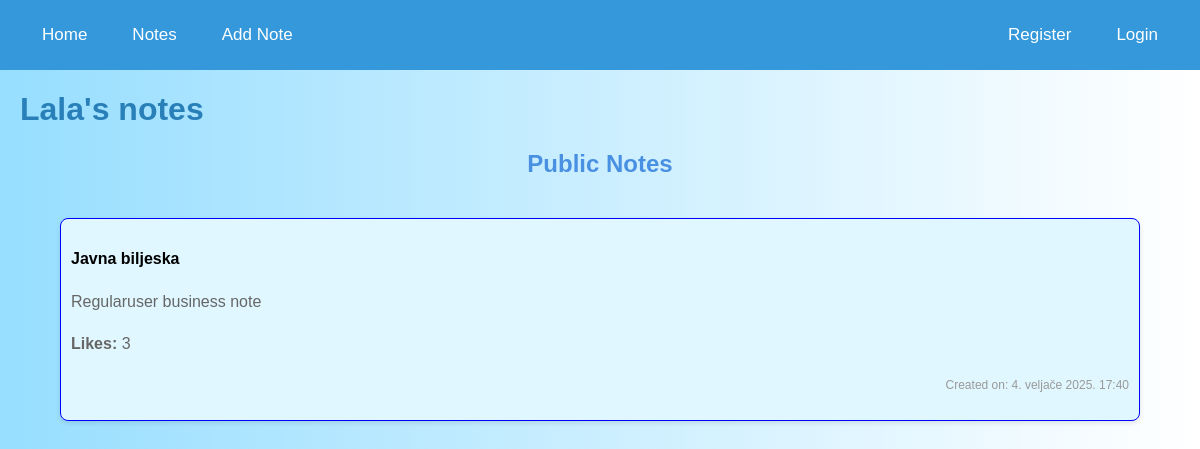
The page /accounts/profile/2 on the database its author committed.
### accounts/models.py (models this page shows, shortened)
class CustomUser(AbstractUser):
    class Types(models.TextChoices):
        ADMIN = "ADMIN", "Admin"
        SUPERUSER = "SUPERUSER", "Superuser"
        REGULARUSER = "REGULARUSER", "Regularuser"
    type = models.CharField(
        max_length=20, choices=Types.choices, default=Types.ADMIN
    )
    theme = models.CharField(max_length=10, choices=[("light", "Light"), ("dark", "Dark")], default="light")
    email = models.EmailField(unique=True, max_length=50)
    username = models.CharField(unique=True, max_length=20)
    note = models.TextField(max_length=200, null=True, blank=True)
    USERNAME_FIELD = "email"
    REQUIRED_FIELDS = ["username"]

### notes/models.py (models this page shows, shortened)
class Note(models.Model):
    ROLE_CHOICES = [
        ('hobbies', 'Hobbies'),
        ('movies', 'Movies'),
        ('school', 'School'),
        ('work', 'Work'),
        ('music', 'Music'),
        ('personal', 'Personal'),
    ]
    CATEGORY_CHOICES = [
        ('business', 'Business'),
        ('personal', 'Personal'),
    ]
    user = models.ForeignKey('accounts.CustomUser', on_delete=models.CASCADE, null=True, blank=True, related_name='notes')
    title = models.CharField(max_length=200)
    content = models.TextField()
    pub_date = models.DateTimeField(auto_now_add=True)
    likes = models.PositiveIntegerField(default=0)
    private_notes = models.ManyToManyField(PrivateNoteModel, blank=True)
    is_public = models.BooleanField(default=True)
    is_important = models.BooleanField(default=False)
    is_locked = models.BooleanField(default=False)
    password = models.CharField(max_length=100, null=True, blank=True)
    completed = models.BooleanField(default=False)
    is_private = models.BooleanField(default=False)
    role = models.CharField(max_length=20, choices=ROLE_CHOICES, blank=True, null=True)
    approved = models.BooleanField(default=False)
    category = models.CharField(max_length=20, choices=CATEGORY_CHOICES, default='personal', blank=True, null=True)

### accounts/views.py (the view)
# urls.py: path('profile/<int:user_id>', views.profile, name="profile"),
def profile(request, user_id):
    user = get_object_or_404(CustomUser, pk=user_id)
    try:
        account = user.account
    except Account.DoesNotExist:
        account = None
    regular_user = account.regular_user if account else None
    superuser = account.superuser if account else None
    notes = Note.objects.filter(user=user)
    notes = Note.objects.filter(user=user)
    public_notes = notes.filter(is_public=True).order_by('-is_important', '-pub_date')
    if request.user == user:
        private_notes = notes.filter(is_private=True).order_by('-pub_date')
    else:
        private_notes = None
    context = {
        'profile_user': user,
        'account': account,
        'regular_user': regular_user,
        'superuser': superuser,
        'private_notes': private_notes,
        'public_notes': public_notes,
    }
    return render(request, 'accounts/profile.html', context)

### accounts/templates/accounts/profile.html (shortened to what this page needs)
{% extends 'notes/base.html' %}
{% block content %}
  <h1>{{ profile_user.username }}'s notes</h1>
    <h2>Public Notes</h2>
          {% for note in public_notes %}
                      <div class="note {% if note.category == 'business' %} business-note {% elif note.category == 'personal' %} personal-note {% endif %}">
                          <h4>{{ note.title }}</h4>
                          <p>{{ note.content }}</p>
                          <p><strong>Likes:</strong> {{ note.likes }}</p>
                          <p><small>Created on: {{ note.pub_date }}</small></p>
                      </div>
          {% empty %}
              <p class="no-public-notes">No public notes available.</p>
          {% endfor %}
{% endblock %}

### notes/static/app/notes.css (style rules this page uses)
body { background: linear-gradient(to bottom, white, #b3e5fc); color: #2c3e50; font-family: Arial, sans-serif; margin: 0; padding: 0; }
h1, h2 { color: #2980b9; font-weight: bold; }
body { font-family: Arial, sans-serif; background-color: #f4f7fa; color: #333; margin: 0; padding: 0; }
h2 { text-align: center; color: #4a90e2; margin-top: 20px; }
.note { background-color: #fff; border: 1px solid #ddd; border-radius: 8px; box-shadow: 0 2px 5px rgba(0, 0, 0, 0.1); margin: 40px; padding: 10px; position: relative; transition: transform 0.2s, box-shadow 0.2s; }
.note p { font-size: 1em; color: #666; line-height: 1.6; }
.note p:last-of-type { font-size: 0.9em; color: #999; text-align: right; }
body.light { background: linear-gradient(to right, #97deff, white); color: black; }
.business-note { border-color: blue; background-color: #e0f7ff; }

### rows shown on the page
CustomUser: username "Lala"
Note: title "Javna biljeska", content "Regularuser business note", likes "3", pub_date "4. veljače 2025. 17:40"
